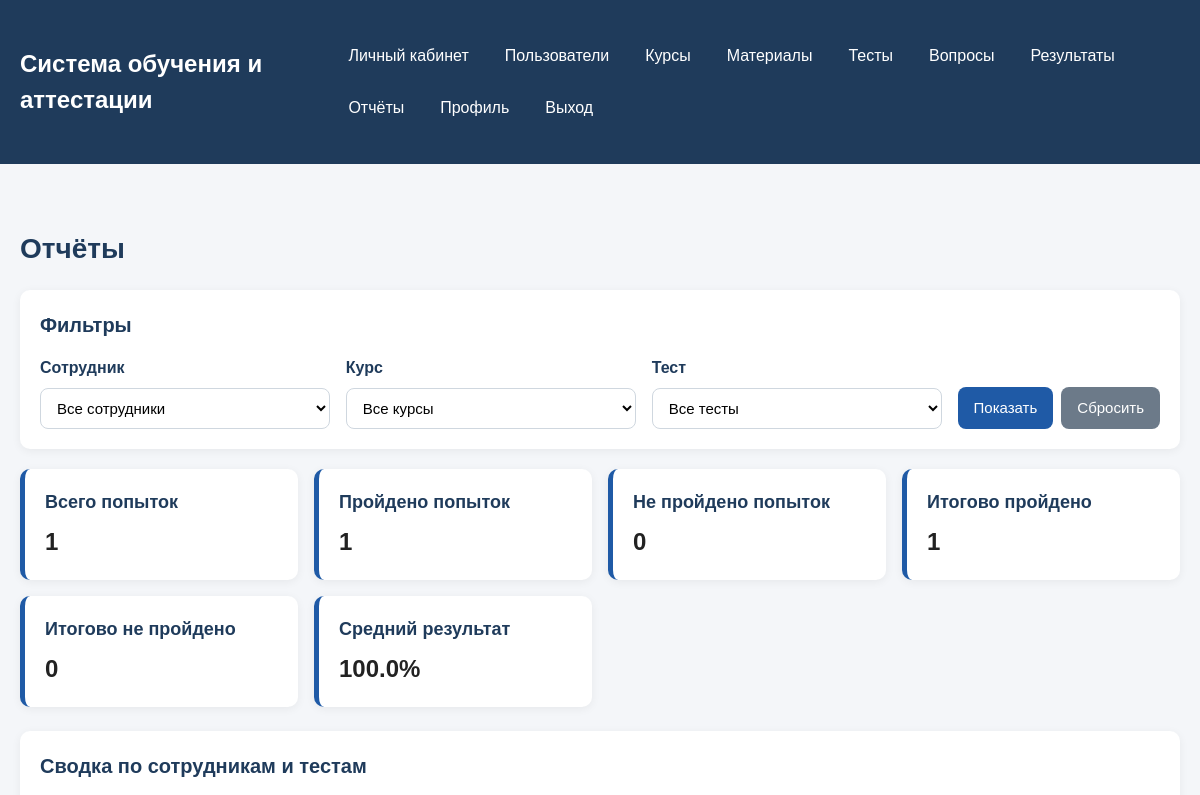
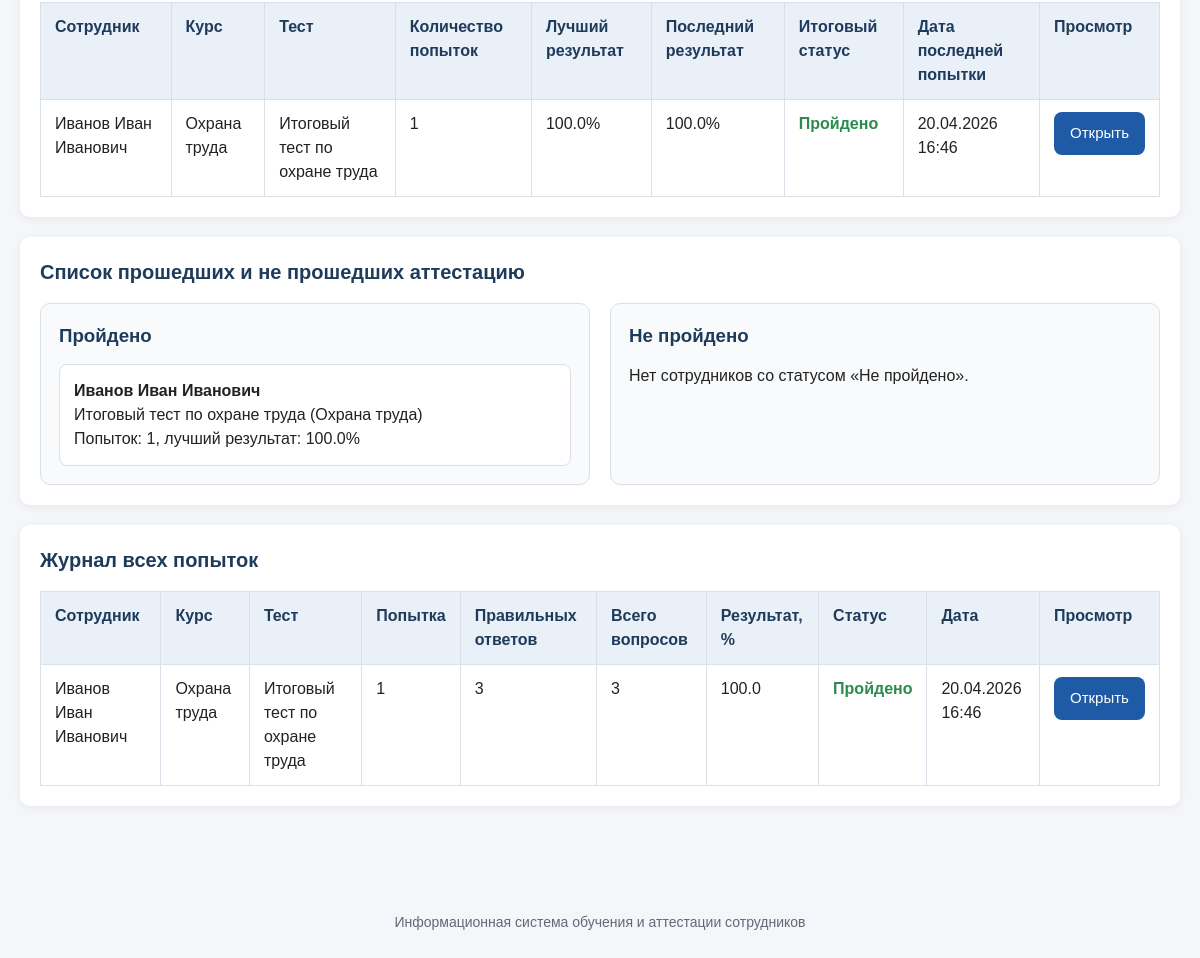
The app's page /reports (signed in) with its own data (2 pictures, top to bottom).
### models.py (models this page shows, shortened)
class Attempt(db.Model):
    __tablename__ = "attempts"
    id = db.Column(db.Integer, primary_key=True)
    attempt_number = db.Column(db.Integer, nullable=False, default=1)
    correct_answers = db.Column(db.Integer, nullable=False, default=0)
    total_questions = db.Column(db.Integer, nullable=False, default=0)
    score_percent = db.Column(db.Float, nullable=False, default=0.0)
    status = db.Column(db.String(30), nullable=False, default="Не пройдено")
    started_at = db.Column(db.DateTime, default=datetime.utcnow, nullable=False)
    finished_at = db.Column(db.DateTime)
    user_id = db.Column(
        db.Integer,
        db.ForeignKey("users.id", ondelete="CASCADE"),
        nullable=False
    )
    test_id = db.Column(
        db.Integer,
        db.ForeignKey("tests.id", ondelete="CASCADE"),
        nullable=False
    )
    user = db.relationship("User", back_populates="attempts")
    test = db.relationship("Test", back_populates="attempts")
    answers = db.relationship(
        "AttemptAnswer",
        back_populates="attempt",
        cascade="all, delete-orphan",
        order_by="AttemptAnswer.id.asc()"
    )

class User(db.Model):
    __tablename__ = "users"
    id = db.Column(db.Integer, primary_key=True)
    full_name = db.Column(db.String(150), nullable=False)
    login = db.Column(db.String(80), unique=True, nullable=False)
    password = db.Column(db.String(255), nullable=False)
    role = db.Column(db.String(30), nullable=False, default="employee")
    assignments = db.relationship(
        "CourseAssignment",
        back_populates="user",
        cascade="all, delete-orphan"
    )
    attempts = db.relationship(
        "Attempt",
        back_populates="user",
        cascade="all, delete-orphan"
    )

class Course(db.Model):
    __tablename__ = "courses"
    id = db.Column(db.Integer, primary_key=True)
    title = db.Column(db.String(200), nullable=False)
    description = db.Column(db.Text)
    materials = db.relationship(
        "Material",
        back_populates="course",
        cascade="all, delete-orphan"
    )
    tests = db.relationship(
        "Test",
        back_populates="course",
        cascade="all, delete-orphan"
    )
    assignments = db.relationship(
        "CourseAssignment",
        back_populates="course",
        cascade="all, delete-orphan"
    )

class Test(db.Model):
    __tablename__ = "tests"
    id = db.Column(db.Integer, primary_key=True)
    title = db.Column(db.String(200), nullable=False)
    description = db.Column(db.Text)
    pass_score = db.Column(db.Integer, nullable=False, default=70)
    question_count = db.Column(db.Integer, nullable=False, default=10)
    max_attempts = db.Column(db.Integer, nullable=False, default=3)
    is_active = db.Column(db.Boolean, default=True, nullable=False)
    course_id = db.Column(
        db.Integer,
        db.ForeignKey("courses.id", ondelete="CASCADE"),
        nullable=False
    )
    course = db.relationship("Course", back_populates="tests")
    questions = db.relationship(
        "Question",
        back_populates="test",
        cascade="all, delete-orphan",
        order_by="Question.id.asc()"
    )
    attempts = db.relationship(
        "Attempt",
        back_populates="test",
        cascade="all, delete-orphan"
    )

### app.py (the view)
@app.route("/reports")
@login_required
@roles_required("admin", "manager")
def reports():
    all_users = User.query.filter_by(role="employee").order_by(User.full_name.asc()).all()
    all_courses = Course.query.order_by(Course.title.asc()).all()
    all_tests = Test.query.order_by(Test.title.asc()).all()
    selected_user_id = request.args.get("user_id", type=int)
    selected_course_id = request.args.get("course_id", type=int)
    selected_test_id = request.args.get("test_id", type=int)
    query = (
        Attempt.query.join(Test)
        .join(User)
        .filter(User.role == "employee")
        .order_by(Attempt.finished_at.desc().nullslast())
    )
    if selected_user_id:
        query = query.filter(Attempt.user_id == selected_user_id)
    if selected_test_id:
        query = query.filter(Attempt.test_id == selected_test_id)
    if selected_course_id:
        query = query.filter(Test.course_id == selected_course_id)
    attempts = query.all()
    summary_rows = build_report_summary_rows(attempts)
    passed_count = sum(1 for item in attempts if item.status == "Пройдено")
    failed_count = sum(1 for item in attempts if item.status == "Не пройдено")
    average_score = round(
        sum(item.score_percent for item in attempts) / len(attempts),
        2
    ) if attempts else 0.0
    latest_passed_count = sum(1 for item in summary_rows if item["latest_status"] == "Пройдено")
    latest_failed_count = sum(1 for item in summary_rows if item["latest_status"] == "Не пройдено")
    return render_template(
        "reports.html",
        attempts=attempts,
        summary_rows=summary_rows,
        users=all_users,
        courses=all_courses,
        tests=all_tests,
        passed_count=passed_count,
        failed_count=failed_count,
        average_score=average_score,
        latest_passed_count=latest_passed_count,
        latest_failed_count=latest_failed_count,
        selected_user_id=selected_user_id,
        selected_course_id=selected_course_id,
        selected_test_id=selected_test_id,
    )

### templates/reports.html (shortened to what this page needs)
{% extends "base.html" %}
{% block content %}
    <h1 class="page-title">Отчёты</h1>
    <section class="section">
        <h2 class="section-title">Фильтры</h2>
        <form method="get" class="form-inline">
            <div class="form-row">
                <label for="user_id">Сотрудник</label>
                <select id="user_id" name="user_id">
                    <option value="">Все сотрудники</option>
                </select>
            </div>
            <div class="form-row">
                <label for="course_id">Курс</label>
                <select id="course_id" name="course_id">
                    <option value="">Все курсы</option>
                </select>
            </div>
            <div class="form-row">
                <label for="test_id">Тест</label>
                <select id="test_id" name="test_id">
                    <option value="">Все тесты</option>
                </select>
            </div>
            <div class="actions" style="align-self: end;">
                <button type="submit" class="btn btn-primary">Показать</button>
                <a href="{{ url_for('reports') }}" class="btn btn-secondary">Сбросить</a>
            </div>
        </form>
    </section>
    <div class="cards">
        <div class="card">
            <h3>Всего попыток</h3>
            <p>{{ attempts|length }}</p>
        </div>
        <div class="card">
            <h3>Пройдено попыток</h3>
            <p>{{ passed_count }}</p>
        </div>
        <div class="card">
            <h3>Не пройдено попыток</h3>
            <p>{{ failed_count }}</p>
        </div>
        <div class="card">
            <h3>Итогово пройдено</h3>
            <p>{{ latest_passed_count }}</p>
        </div>
        <div class="card">
            <h3>Итогово не пройдено</h3>
            <p>{{ latest_failed_count }}</p>
        </div>
        <div class="card">
            <h3>Средний результат</h3>
            <p>{{ average_score }}%</p>
        </div>
    </div>
    <section class="section">
        <h2 class="section-title">Сводка по сотрудникам и тестам</h2>
        {% if summary_rows %}
            <div class="table-wrapper">
                <table>
                    <thead>
                        <tr>
                            <th>Сотрудник</th>
                            <th>Курс</th>
                            <th>Тест</th>
                            <th>Количество попыток</th>
                            <th>Лучший результат</th>
                            <th>Последний результат</th>
                            <th>Итоговый статус</th>
                            <th>Дата последней попытки</th>
                            <th>Просмотр</th>
                        </tr>
                    </thead>
                    <tbody>
                        {% for item in summary_rows %}
                            <tr>
                                <td>{{ item.user.full_name }}</td>
                                <td>{{ item.course.title }}</td>
                                <td>{{ item.test.title }}</td>
                                <td>{{ item.attempts_count }}</td>
                                <td>{{ item.best_score }}%</td>
                                <td>{{ item.latest_score }}%</td>
                                <td>
                                    {% if item.latest_status == 'Пройдено' %}
                                        <span class="result-status success" style="font-size: 16px; margin: 0;">
                                            {{ item.latest_status }}
                                        </span>
                                    {% else %}
                                        <span class="result-status fail" style="font-size: 16px; margin: 0;">
                                            {{ item.latest_status }}
                                        </span>
                                    {% endif %}
                                </td>
                                <td>
                                    {% if item.latest_date %}
                                        {{ item.latest_date.strftime('%d.%m.%Y %H:%M') }}
                                    {% else %}
                                        —
                                    {% endif %}
                                </td>
                                <td>
                                    <a href="{{ url_for('test_result', attempt_id=item.latest_attempt_id) }}" class="btn btn-primary">
                                        Открыть
                                    </a>
                                </td>
                            </tr>
                        {% endfor %}
                    </tbody>
                </table>
            </div>
        {% else %}
            <p>По выбранным параметрам сводные данные отсутствуют.</p>
        {% endif %}
    </section>
    <section class="section">
        <h2 class="section-title">Список прошедших и не прошедших аттестацию</h2>
        {% if summary_rows %}
            <div class="summary-grid">
                <div class="summary-panel">
                    <h3>Пройдено</h3>
                    {% set passed_rows = summary_rows | selectattr('latest_status', 'equalto', 'Пройдено') | list %}
                    {% if passed_rows %}
                        <div class="summary-list">
                            {% for item in passed_rows %}
                                <div class="summary-list-item">
                                    <strong>{{ item.user.full_name }}</strong><br>
                                    {{ item.test.title }} ({{ item.course.title }})<br>
                                    Попыток: {{ item.attempts_count }}, лучший результат: {{ item.best_score }}%
                                </div>
                            {% endfor %}
                        </div>
                    {% else %}
                        <p>Нет сотрудников со статусом «Пройдено».</p>
                    {% endif %}
                </div>
                <div class="summary-panel">
                    <h3>Не пройдено</h3>
                    {% set failed_rows = summary_rows | selectattr('latest_status', 'equalto', 'Не пройдено') | list %}
                    {% if failed_rows %}
                        <div class="summary-list">
                            {% for item in failed_rows %}
                                <div class="summary-list-item">
                                    <strong>{{ item.user.full_name }}</strong><br>
                                    {{ item.test.title }} ({{ item.course.title }})<br>
                                    Попыток: {{ item.attempts_count }}, лучший результат: {{ item.best_score }}%
                                </div>
                            {% endfor %}
                        </div>
                    {% else %}
                        <p>Нет сотрудников со статусом «Не пройдено».</p>
                    {% endif %}
                </div>
            </div>
        {% else %}
            <p>По выбранным параметрам данные отсутствуют.</p>
        {% endif %}
    </section>
    <section class="section">
        <h2 class="section-title">Журнал всех попыток</h2>
        {% if attempts %}
            <div class="table-wrapper">
                <table>
                    <thead>
                        <tr>
                            <th>Сотрудник</th>
                            <th>Курс</th>
                            <th>Тест</th>
                            <th>Попытка</th>
                            <th>Правильных ответов</th>
                            <th>Всего вопросов</th>
                            <th>Результат, %</th>
                            <th>Статус</th>
                            <th>Дата</th>
                            <th>Просмотр</th>
                        </tr>
                    </thead>
                    <tbody>
                        {% for attempt in attempts %}
                            <tr>
                                <td>{{ attempt.user.full_name }}</td>
                                <td>{{ attempt.test.course.title }}</td>
                                <td>{{ attempt.test.title }}</td>
                                <td>{{ attempt.attempt_number }}</td>
                                <td>{{ attempt.correct_answers }}</td>
                                <td>{{ attempt.total_questions }}</td>
                                <td>{{ attempt.score_percent }}</td>
                                <td>
                                    {% if attempt.status == 'Пройдено' %}
                                        <span class="result-status success" style="font-size: 16px; margin: 0;">
                                            {{ attempt.status }}
                                        </span>
                                    {% else %}
                                        <span class="result-status fail" style="font-size: 16px; margin: 0;">
                                            {{ attempt.status }}
                                        </span>
                                    {% endif %}
                                </td>
                                <td>
                                    {% if attempt.finished_at %}
                                        {{ attempt.finished_at.strftime('%d.%m.%Y %H:%M') }}
                                    {% else %}
                                        —
                                    {% endif %}
                                </td>
                                <td>
                                    <a href="{{ url_for('test_result', attempt_id=attempt.id) }}" class="btn btn-primary">
                                        Открыть
                                    </a>
                                </td>
                            </tr>
                        {% endfor %}
                    </tbody>
                </table>
            </div>
        {% else %}
            <p>По выбранным параметрам данные отсутствуют.</p>
        {% endif %}
    </section>
{% endblock %}

### records on screen
Attempt: user.full_name "Иванов Иван Иванович", course "Охрана труда", test "Итоговый тест по охране труда", attempts_count "1", best_score "100.0", latest_score "100.0", latest_status "Пройдено", latest_date "20.04.2026 16:46", test.course "Охрана труда", attempt_number "1", correct_answers "3", total_questions "3", score_percent "100.0", status "Пройдено", finished_at "20.04.2026 16:46"

### other values on screen
{{ attempts|length }} "1"
{{ passed_count }} "1"
{{ failed_count }} "0"
{{ latest_passed_count }} "1"
{{ latest_failed_count }} "0"
{{ average_score }} "100.0"
